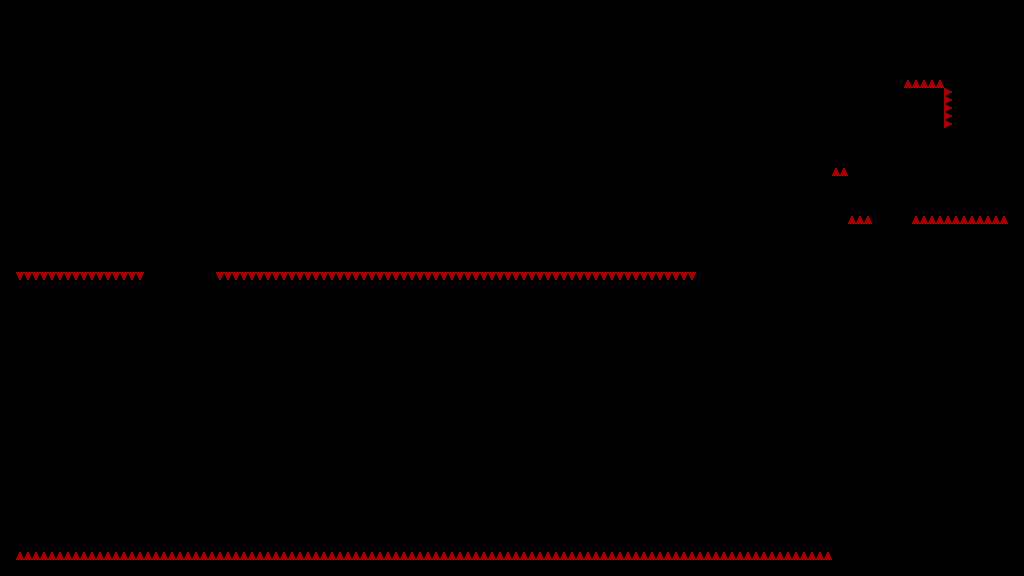

This game map was drawn from its Tiled (.tmx) file and the tilesets committed beside it. A one-line description and the trimmed map source follow:
An orthogonal 128x72 tile map with 8x8 px tiles, 1 tile layer (T_Spikes) and 48 objects.

<map version="1.4" tiledversion="1.4.3" orientation="orthogonal" renderorder="right-down" width="128" height="72" tilewidth="8" tileheight="8" infinite="0" nextlayerid="8" nextobjectid="1331">
 <tileset firstgid="1" source="../../../Sprites/Tiles/DEV/flat/T_spr_nv_flat_0.tsx" />
 <layer id="1" name="T_Spikes" width="128" height="72">
  <data>[9216 cells, 205 non-empty, 1 distinct tile ids]</data>
 </layer>
 <objectgroup id="2" name="C_Solid">
  <object id="1274" x="0" y="0" width="144" height="272" />
  <object id="1275" x="216" y="192" width="16" height="80" />
  <object id="1276" x="408" y="192">
   <polygon points="0,0 64,64 0,64" />
  </object>
  <object id="1277" x="472" y="256">
   <polygon points="0,0 64,-64 64,0" />
  </object>
  <object id="1278" x="232" y="256" width="304" height="16" />
  <object id="1279" x="144" y="0" width="296" height="80" />
  <object id="1283" x="440" y="0" width="584" height="16" />
  <object id="1284" x="536" y="96" width="72" height="176" />
  <object id="1285" x="0" y="560" width="1024" height="16" />
  <object id="1286" x="0" y="272" width="16" height="288" />
  <object id="1287" x="144" y="144">
   <polygon points="0,0 0,-64 64,-64" />
  </object>
  <object id="1288" x="64" y="400" width="56" height="56" />
  <object id="1289" x="224" y="344" width="56" height="56" />
  <object id="1290" x="264" y="488" width="56" height="56" />
  <object id="1291" x="432" y="464" width="56" height="56" />
  <object id="1292" x="608" y="16" width="16" height="256" />
  <object id="1293" x="696" y="96">
   <polygon points="0,0 64,64 0,64" />
  </object>
  <object id="1294" x="624" y="96" width="72" height="176" />
  <object id="1295" x="440" y="16" width="24" height="104" />
  <object id="1296" x="456" y="200">
   <polygon points="0,0 32,0 16,16" />
  </object>
  <object id="1297" x="272" y="224" width="16" height="32" />
  <object id="1298" x="344" y="208" width="16" height="48" />
  <object id="1299" x="832" y="176" width="16" height="120" />
  <object id="1300" x="792" y="488">
   <polygon points="0,0 40,0 40,40" />
  </object>
  <object id="1301" x="768" y="352">
   <polygon points="0,0 64,0 64,64" />
  </object>
  <object id="1302" x="696" y="272">
   <polygon points="0,0 0,-40 40,-40" />
  </object>
  <object id="1304" x="832" y="16" width="16" height="80" />
  <object id="1305" x="872" y="208" width="40" height="16" />
  <object id="1306" x="904" y="88" width="40" height="40" />
  <object id="1307" x="928" y="312" width="24" height="40" />
  <object id="1308" x="1008" y="16" width="16" height="544" />
  <object id="1310" x="864" y="336" width="24" height="40" />
  <object id="1312" x="832" y="352" width="16" height="208" />
  <object id="1313" x="608" y="352" width="56" height="56" />
  <object id="1318" x="888" y="392" width="40" height="40" />
  <object id="1319" x="848" y="456" width="40" height="40" />
  <object id="1320" x="968" y="448" width="40" height="40" />
  <object id="1321" x="904" y="520" width="40" height="40" />
  <object id="1325" x="848" y="352" width="16" height="24" />
  <object id="1326" x="888" y="352" width="64" height="24" />
  <object id="1329" x="848" y="224" width="160" height="24" />
 </objectgroup>
 <objectgroup id="3" name="C_Balls">
  <object id="1322" x="712" y="216" width="8" height="8" />
  <object id="1323" x="776" y="336" width="8" height="8" />
  <object id="1324" x="248" y="328" width="8" height="8" />
 </objectgroup>
 <objectgroup id="4" name="C_Orbs">
  <object id="1314" x="808" y="472" width="8" height="8" />
  <object id="1315" x="88" y="384" width="8" height="8" />
  <object id="1327" x="920" y="504" width="8" height="8" />
  <object id="1328" x="920" y="56" width="8" height="8" />
 </objectgroup>
 <objectgroup id="7" name="C_Spikes" />
</map>
